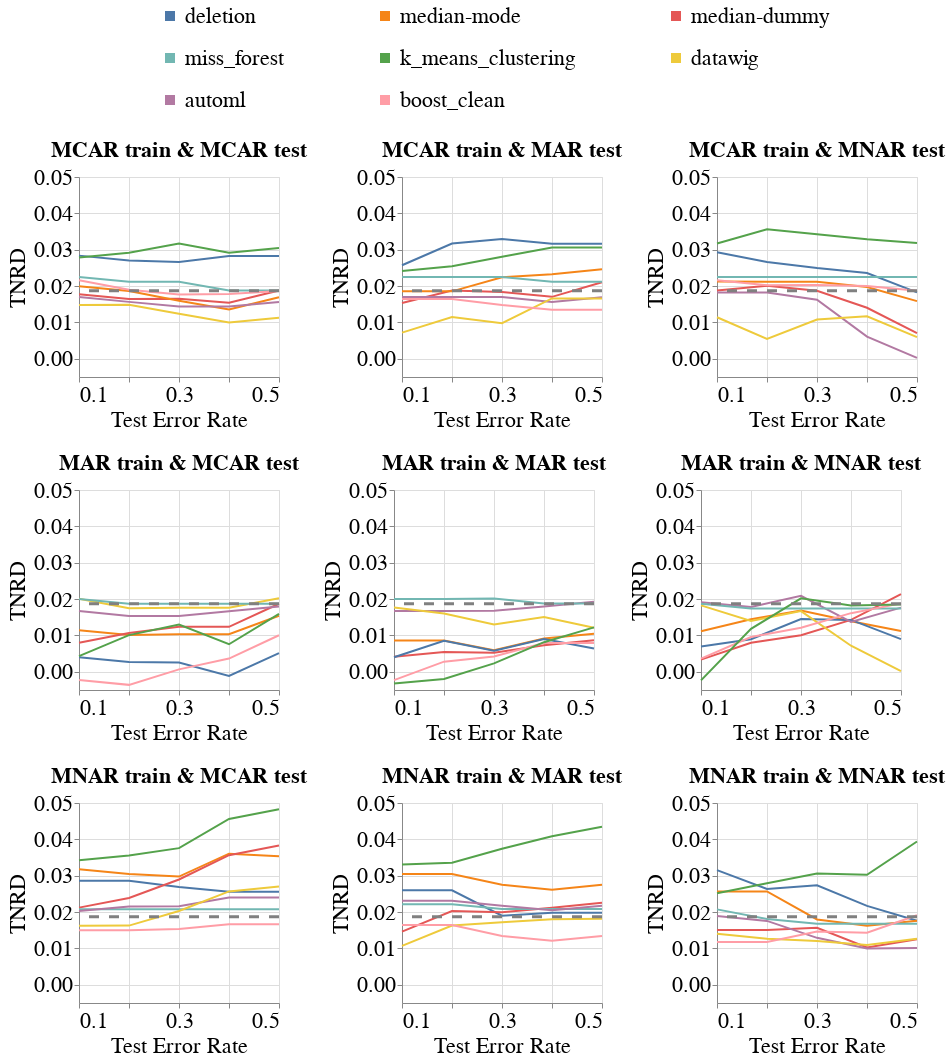

The notebook cell saved with this chart:
### Markdown cell above
### Disparity Metrics

### Code cell
create_line_bands_for_diff_imputers(dataset_name=DATASET_NAME,
                                    model_name='rf_clf',
                                    metric_name='Equalized_Odds_TNR',
                                    db_client=db_client,
                                    group=SENSITIVE_ATTR_FOR_DISPARITY_METRICS,
                                    with_band=False)

### Figure 1 — Vega-Lite specification as saved in the notebook (floating-point values rounded to 4 significant figures; data arrays with more than 128 entries replaced by an {"elided": "..."} marker saying what was removed)
{"config": {"view": {"continuousWidth": 400, "continuousHeight": 300}, "axis": {"labelFontSize": 22, "labelFontWeight": "normal", "titleFontSize": 22, "titleFontWeight": "normal"}, "legend": {"columns": 3, "direction": "horizontal", "labelFontSize": 22, "labelLimit": 400, "orient": "top", "symbolOffset": 80, "symbolStrokeWidth": 10, "titleAnchor": "middle", "titleFontSize": 22, "titleLimit": 300}, "title": {"fontSize": 22}}, "vconcat": [{"hconcat": [{"layer": [{"data": {"name": "data-f5d492280376d1d6568483cdf3750081"}, "mark": "line", "encoding": {"color": {"field": "Null_Imputer_Name", "sort": ["deletion", "median-mode", "median-dummy", "miss_forest", "k_means_clustering", "datawig", "automl", "boost_clean"], "title": null, "type": "nominal"}, "x": {"axis": {"labelExpr": "(datum.value == 0.1) || (datum.value == 0.3) || (datum.value == 0.5) ? datum.label : ''"}, "field": "Test_Error_Rate", "scale": {"nice": false}, "title": "Test Error Rate", "type": "quantitative"}, "y": {"aggregate": "mean", "field": "Metric_Value", "scale": {"zero": false}, "title": "TNRD", "type": "quantitative"}}}, {"data": {"name": "data-928c6b5a8f004e3c08d90f0054e4bfd8"}, "mark": {"type": "rule", "strokeDash": [10, 10]}, "encoding": {"color": {"value": "grey"}, "size": {"value": 3}, "y": {"field": "Baseline_Mean", "type": "quantitative"}}}], "height": 200, "title": {"text": "MCAR train & MCAR test", "fontSize": 22}, "width": 200}, {"layer": [{"data": {"name": "data-ce4c07f75a9972136800e604f9e2b725"}, "mark": "line", "encoding": {"color": {"field": "Null_Imputer_Name", "sort": ["deletion", "median-mode", "median-dummy", "miss_forest", "k_means_clustering", "datawig", "automl", "boost_clean"], "title": null, "type": "nominal"}, "x": {"axis": {"labelExpr": "(datum.value == 0.1) || (datum.value == 0.3) || (datum.value == 0.5) ? datum.label : ''"}, "field": "Test_Error_Rate", "scale": {"nice": false}, "title": "Test Error Rate", "type": "quantitative"}, "y": {"aggregate": "mean", "field": "Metric_Value", "scale": {"zero": false}, "title": "TNRD", "type": "quantitative"}}}, {"data": {"name": "data-928c6b5a8f004e3c08d90f0054e4bfd8"}, "mark": {"type": "rule", "strokeDash": [10, 10]}, "encoding": {"color": {"value": "grey"}, "size": {"value": 3}, "y": {"field": "Baseline_Mean", "type": "quantitative"}}}], "height": 200, "title": {"text": "MCAR train & MAR test", "fontSize": 22}, "width": 200}, {"layer": [{"data": {"name": "data-b8f91bc13c93b39c8582beaf45f76e95"}, "mark": "line", "encoding": {"color": {"field": "Null_Imputer_Name", "sort": ["deletion", "median-mode", "median-dummy", "miss_forest", "k_means_clustering", "datawig", "automl", "boost_clean"], "title": null, "type": "nominal"}, "x": {"axis": {"labelExpr": "(datum.value == 0.1) || (datum.value == 0.3) || (datum.value == 0.5) ? datum.label : ''"}, "field": "Test_Error_Rate", "scale": {"nice": false}, "title": "Test Error Rate", "type": "quantitative"}, "y": {"aggregate": "mean", "field": "Metric_Value", "scale": {"zero": false}, "title": "TNRD", "type": "quantitative"}}}, {"data": {"name": "data-928c6b5a8f004e3c08d90f0054e4bfd8"}, "mark": {"type": "rule", "strokeDash": [10, 10]}, "encoding": {"color": {"value": "grey"}, "size": {"value": 3}, "y": {"field": "Baseline_Mean", "type": "quantitative"}}}], "height": 200, "title": {"text": "MCAR train & MNAR test", "fontSize": 22}, "width": 200}], "resolve": {"scale": {"y": "shared"}}}, {"hconcat": [{"layer": [{"data": {"name": "data-53f2ce39eb200ffb83f1622578484e33"}, "mark": "line", "encoding": {"color": {"field": "Null_Imputer_Name", "sort": ["deletion", "median-mode", "median-dummy", "miss_forest", "k_means_clustering", "datawig", "automl", "boost_clean"], "title": null, "type": "nominal"}, "x": {"axis": {"labelExpr": "(datum.value == 0.1) || (datum.value == 0.3) || (datum.value == 0.5) ? datum.label : ''"}, "field": "Test_Error_Rate", "scale": {"nice": false}, "title": "Test Error Rate", "type": "quantitative"}, "y": {"aggregate": "mean", "field": "Metric_Value", "scale": {"zero": false}, "title": "TNRD", "type": "quantitative"}}}, {"data": {"name": "data-928c6b5a8f004e3c08d90f0054e4bfd8"}, "mark": {"type": "rule", "strokeDash": [10, 10]}, "encoding": {"color": {"value": "grey"}, "size": {"value": 3}, "y": {"field": "Baseline_Mean", "type": "quantitative"}}}], "height": 200, "title": {"text": "MAR train & MCAR test", "fontSize": 22}, "width": 200}, {"layer": [{"data": {"name": "data-8136d2e43064d11d4b77f5b1e02c1184"}, "mark": "line", "encoding": {"color": {"field": "Null_Imputer_Name", "sort": ["deletion", "median-mode", "median-dummy", "miss_forest", "k_means_clustering", "datawig", "automl", "boost_clean"], "title": null, "type": "nominal"}, "x": {"axis": {"labelExpr": "(datum.value == 0.1) || (datum.value == 0.3) || (datum.value == 0.5) ? datum.label : ''"}, "field": "Test_Error_Rate", "scale": {"nice": false}, "title": "Test Error Rate", "type": "quantitative"}, "y": {"aggregate": "mean", "field": "Metric_Value", "scale": {"zero": false}, "title": "TNRD", "type": "quantitative"}}}, {"data": {"name": "data-928c6b5a8f004e3c08d90f0054e4bfd8"}, "mark": {"type": "rule", "strokeDash": [10, 10]}, "encoding": {"color": {"value": "grey"}, "size": {"value": 3}, "y": {"field": "Baseline_Mean", "type": "quantitative"}}}], "height": 200, "title": {"text": "MAR train & MAR test", "fontSize": 22}, "width": 200}, {"layer": [{"data": {"name": "data-43a5e6dd730348b71ab7200e637144fa"}, "mark": "line", "encoding": {"color": {"field": "Null_Imputer_Name", "sort": ["deletion", "median-mode", "median-dummy", "miss_forest", "k_means_clustering", "datawig", "automl", "boost_clean"], "title": null, "type": "nominal"}, "x": {"axis": {"labelExpr": "(datum.value == 0.1) || (datum.value == 0.3) || (datum.value == 0.5) ? datum.label : ''"}, "field": "Test_Error_Rate", "scale": {"nice": false}, "title": "Test Error Rate", "type": "quantitative"}, "y": {"aggregate": "mean", "field": "Metric_Value", "scale": {"zero": false}, "title": "TNRD", "type": "quantitative"}}}, {"data": {"name": "data-928c6b5a8f004e3c08d90f0054e4bfd8"}, "mark": {"type": "rule", "strokeDash": [10, 10]}, "encoding": {"color": {"value": "grey"}, "size": {"value": 3}, "y": {"field": "Baseline_Mean", "type": "quantitative"}}}], "height": 200, "title": {"text": "MAR train & MNAR test", "fontSize": 22}, "width": 200}], "resolve": {"scale": {"y": "shared"}}}, {"hconcat": [{"layer": [{"data": {"name": "data-258eec5d7226520aab1b678714354cd6"}, "mark": "line", "encoding": {"color": {"field": "Null_Imputer_Name", "sort": ["deletion", "median-mode", "median-dummy", "miss_forest", "k_means_clustering", "datawig", "automl", "boost_clean"], "title": null, "type": "nominal"}, "x": {"axis": {"labelExpr": "(datum.value == 0.1) || (datum.value == 0.3) || (datum.value == 0.5) ? datum.label : ''"}, "field": "Test_Error_Rate", "scale": {"nice": false}, "title": "Test Error Rate", "type": "quantitative"}, "y": {"aggregate": "mean", "field": "Metric_Value", "scale": {"zero": false}, "title": "TNRD", "type": "quantitative"}}}, {"data": {"name": "data-928c6b5a8f004e3c08d90f0054e4bfd8"}, "mark": {"type": "rule", "strokeDash": [10, 10]}, "encoding": {"color": {"value": "grey"}, "size": {"value": 3}, "y": {"field": "Baseline_Mean", "type": "quantitative"}}}], "height": 200, "title": {"text": "MNAR train & MCAR test", "fontSize": 22}, "width": 200}, {"layer": [{"data": {"name": "data-ca2ab30204bb6a9d4351be2c18b9fa19"}, "mark": "line", "encoding": {"color": {"field": "Null_Imputer_Name", "sort": ["deletion", "median-mode", "median-dummy", "miss_forest", "k_means_clustering", "datawig", "automl", "boost_clean"], "title": null, "type": "nominal"}, "x": {"axis": {"labelExpr": "(datum.value == 0.1) || (datum.value == 0.3) || (datum.value == 0.5) ? datum.label : ''"}, "field": "Test_Error_Rate", "scale": {"nice": false}, "title": "Test Error Rate", "type": "quantitative"}, "y": {"aggregate": "mean", "field": "Metric_Value", "scale": {"zero": false}, "title": "TNRD", "type": "quantitative"}}}, {"data": {"name": "data-928c6b5a8f004e3c08d90f0054e4bfd8"}, "mark": {"type": "rule", "strokeDash": [10, 10]}, "encoding": {"color": {"value": "grey"}, "size": {"value": 3}, "y": {"field": "Baseline_Mean", "type": "quantitative"}}}], "height": 200, "title": {"text": "MNAR train & MAR test", "fontSize": 22}, "width": 200}, {"layer": [{"data": {"name": "data-f90cbec9d517c4c9d8c8f6e10b94147e"}, "mark": "line", "encoding": {"color": {"field": "Null_Imputer_Name", "sort": ["deletion", "median-mode", "median-dummy", "miss_forest", "k_means_clustering", "datawig", "automl", "boost_clean"], "title": null, "type": "nominal"}, "x": {"axis": {"labelExpr": "(datum.value == 0.1) || (datum.value == 0.3) || (datum.value == 0.5) ? datum.label : ''"}, "field": "Test_Error_Rate", "scale": {"nice": false}, "title": "Test Error Rate", "type": "quantitative"}, "y": {"aggregate": "mean", "field": "Metric_Value", "scale": {"zero": false}, "title": "TNRD", "type": "quantitative"}}}, {"data": {"name": "data-928c6b5a8f004e3c08d90f0054e4bfd8"}, "mark": {"type": "rule", "strokeDash": [10, 10]}, "encoding": {"color": {"value": "grey"}, "size": {"value": 3}, "y": {"field": "Baseline_Mean", "type": "quantitative"}}}], "height": 200, "title": {"text": "MNAR train & MNAR test", "fontSize": 22}, "width": 200}], "resolve": {"scale": {"y": "shared"}}}], "resolve": {"scale": {"y": "shared"}}, "$schema": "https://vega.github.io/schema/vega-lite/v4.17.0.json", "datasets": {"data-f5d492280376d1d6568483cdf3750081": {"elided": "240 records"}, "data-928c6b5a8f004e3c08d90f0054e4bfd8": [{"Baseline_Mean": 0.0187}], "data-ce4c07f75a9972136800e604f9e2b725": {"elided": "240 records"}, "data-b8f91bc13c93b39c8582beaf45f76e95": {"elided": "240 records"}, "data-53f2ce39eb200ffb83f1622578484e33": {"elided": "240 records"}, "data-8136d2e43064d11d4b77f5b1e02c1184": {"elided": "240 records"}, "data-43a5e6dd730348b71ab7200e637144fa": {"elided": "240 records"}, "data-258eec5d7226520aab1b678714354cd6": {"elided": "240 records"}, "data-ca2ab30204bb6a9d4351be2c18b9fa19": {"elided": "240 records"}, "data-f90cbec9d517c4c9d8c8f6e10b94147e": {"elided": "240 records"}}}
